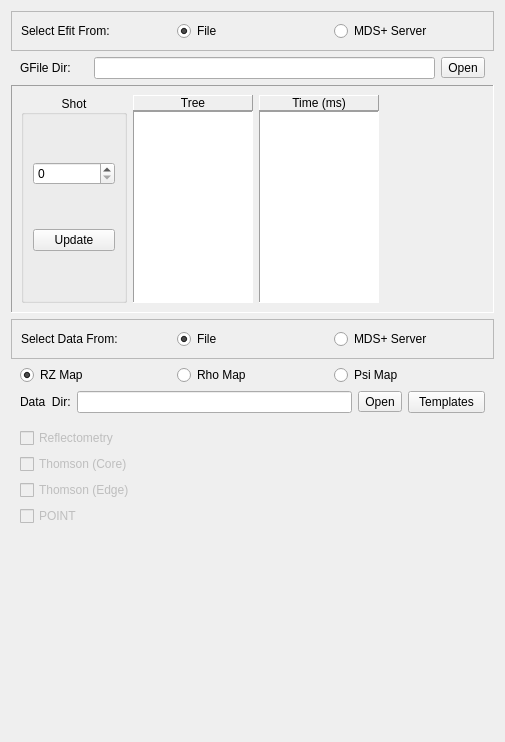
<?xml version="1.0" encoding="UTF-8"?>
<ui version="4.0">
 <class>SelectEfitNe</class>
 <widget class="QWidget" name="SelectEfitNe">
  <property name="geometry">
   <rect>
    <x>0</x>
    <y>0</y>
    <width>505</width>
    <height>742</height>
   </rect>
  </property>
  <property name="windowTitle">
   <string>Form</string>
  </property>
  <layout class="QGridLayout" name="gridLayout_4">
   <item row="0" column="0">
    <widget class="QFrame" name="frame_6">
     <property name="frameShape">
      <enum>QFrame::StyledPanel</enum>
     </property>
     <property name="frameShadow">
      <enum>QFrame::Raised</enum>
     </property>
     <layout class="QGridLayout" name="gridLayout_9">
      <item row="0" column="0">
       <widget class="QLabel" name="label_2">
        <property name="text">
         <string>Select Efit From:</string>
        </property>
       </widget>
      </item>
      <item row="0" column="1">
       <widget class="QRadioButton" name="rbFile_2">
        <property name="text">
         <string>File</string>
        </property>
        <property name="checked">
         <bool>true</bool>
        </property>
       </widget>
      </item>
      <item row="0" column="2">
       <widget class="QRadioButton" name="rbMdsPlus_2">
        <property name="text">
         <string>MDS+ Server</string>
        </property>
       </widget>
      </item>
     </layout>
    </widget>
   </item>
   <item row="1" column="0">
    <widget class="QFrame" name="frame_5">
     <property name="frameShape">
      <enum>QFrame::NoFrame</enum>
     </property>
     <property name="frameShadow">
      <enum>QFrame::Plain</enum>
     </property>
     <layout class="QGridLayout" name="gridLayout_3">
      <property name="margin">
       <number>0</number>
      </property>
      <item row="0" column="0">
       <layout class="QHBoxLayout" name="horizontalLayout_2">
        <property name="leftMargin">
         <number>9</number>
        </property>
        <property name="rightMargin">
         <number>9</number>
        </property>
        <item>
         <widget class="QLabel" name="lGFileDir">
          <property name="sizePolicy">
           <sizepolicy hsizetype="Fixed" vsizetype="Preferred">
            <horstretch>0</horstretch>
            <verstretch>0</verstretch>
           </sizepolicy>
          </property>
          <property name="minimumSize">
           <size>
            <width>68</width>
            <height>0</height>
           </size>
          </property>
          <property name="text">
           <string>GFile Dir:</string>
          </property>
         </widget>
        </item>
        <item>
         <widget class="QLineEdit" name="leGFileDir">
          <property name="dragEnabled">
           <bool>true</bool>
          </property>
         </widget>
        </item>
        <item>
         <widget class="QToolButton" name="tbGFileDir">
          <property name="text">
           <string>Open</string>
          </property>
         </widget>
        </item>
       </layout>
      </item>
     </layout>
    </widget>
   </item>
   <item row="2" column="0">
    <widget class="QFrame" name="frame_4">
     <property name="frameShape">
      <enum>QFrame::Panel</enum>
     </property>
     <property name="frameShadow">
      <enum>QFrame::Sunken</enum>
     </property>
     <layout class="QHBoxLayout" name="horizontalLayout">
      <item>
       <widget class="QGroupBox" name="groupBox">
        <property name="title">
         <string>Shot</string>
        </property>
        <property name="alignment">
         <set>Qt::AlignCenter</set>
        </property>
        <layout class="QGridLayout" name="gridLayout">
         <item row="0" column="0">
          <widget class="SpinBox" name="spbShot">
           <property name="sizePolicy">
            <sizepolicy hsizetype="Expanding" vsizetype="Fixed">
             <horstretch>0</horstretch>
             <verstretch>0</verstretch>
            </sizepolicy>
           </property>
           <property name="maximum">
            <number>100000</number>
           </property>
          </widget>
         </item>
         <item row="1" column="0">
          <widget class="QPushButton" name="pbUpdate">
           <property name="text">
            <string>Update</string>
           </property>
          </widget>
         </item>
        </layout>
       </widget>
      </item>
      <item>
       <layout class="QVBoxLayout" name="treeLayout">
        <property name="spacing">
         <number>0</number>
        </property>
        <item>
         <widget class="QLabel" name="lTree">
          <property name="frameShape">
           <enum>QFrame::Panel</enum>
          </property>
          <property name="frameShadow">
           <enum>QFrame::Raised</enum>
          </property>
          <property name="text">
           <string>Tree</string>
          </property>
          <property name="alignment">
           <set>Qt::AlignCenter</set>
          </property>
         </widget>
        </item>
        <item>
         <widget class="QListWidget" name="listTree">
          <property name="sizePolicy">
           <sizepolicy hsizetype="Preferred" vsizetype="Expanding">
            <horstretch>0</horstretch>
            <verstretch>0</verstretch>
           </sizepolicy>
          </property>
          <property name="maximumSize">
           <size>
            <width>120</width>
            <height>16777215</height>
           </size>
          </property>
          <property name="frameShape">
           <enum>QFrame::Panel</enum>
          </property>
         </widget>
        </item>
       </layout>
      </item>
      <item>
       <layout class="QVBoxLayout" name="timeLayout">
        <property name="spacing">
         <number>0</number>
        </property>
        <item>
         <widget class="QLabel" name="lTime">
          <property name="frameShape">
           <enum>QFrame::Panel</enum>
          </property>
          <property name="frameShadow">
           <enum>QFrame::Raised</enum>
          </property>
          <property name="text">
           <string>Time (ms)</string>
          </property>
          <property name="alignment">
           <set>Qt::AlignCenter</set>
          </property>
         </widget>
        </item>
        <item>
         <widget class="QListWidget" name="listTime">
          <property name="sizePolicy">
           <sizepolicy hsizetype="Preferred" vsizetype="Expanding">
            <horstretch>0</horstretch>
            <verstretch>0</verstretch>
           </sizepolicy>
          </property>
          <property name="maximumSize">
           <size>
            <width>120</width>
            <height>16777215</height>
           </size>
          </property>
          <property name="frameShape">
           <enum>QFrame::Panel</enum>
          </property>
         </widget>
        </item>
       </layout>
      </item>
      <item>
       <spacer name="horizontalSpacer">
        <property name="orientation">
         <enum>Qt::Horizontal</enum>
        </property>
        <property name="sizeHint" stdset="0">
         <size>
          <width>34</width>
          <height>20</height>
         </size>
        </property>
       </spacer>
      </item>
     </layout>
    </widget>
   </item>
   <item row="3" column="0">
    <widget class="QFrame" name="frame">
     <property name="frameShape">
      <enum>QFrame::StyledPanel</enum>
     </property>
     <property name="frameShadow">
      <enum>QFrame::Raised</enum>
     </property>
     <layout class="QGridLayout" name="gridLayout_7">
      <item row="0" column="0">
       <widget class="QLabel" name="label">
        <property name="text">
         <string>Select Data From:</string>
        </property>
       </widget>
      </item>
      <item row="0" column="1">
       <widget class="QRadioButton" name="rbFile">
        <property name="text">
         <string>File</string>
        </property>
        <property name="checked">
         <bool>true</bool>
        </property>
       </widget>
      </item>
      <item row="0" column="2">
       <widget class="QRadioButton" name="rbMdsPlus">
        <property name="text">
         <string>MDS+ Server</string>
        </property>
       </widget>
      </item>
     </layout>
    </widget>
   </item>
   <item row="4" column="0">
    <widget class="QFrame" name="frame_2">
     <layout class="QGridLayout" name="gridLayout_2">
      <property name="margin">
       <number>0</number>
      </property>
      <item row="0" column="0">
       <layout class="QHBoxLayout" name="horizontalLayout_4">
        <property name="leftMargin">
         <number>9</number>
        </property>
        <property name="rightMargin">
         <number>9</number>
        </property>
        <item>
         <widget class="QRadioButton" name="rbRZMap">
          <property name="text">
           <string>RZ Map</string>
          </property>
          <property name="checked">
           <bool>true</bool>
          </property>
         </widget>
        </item>
        <item>
         <widget class="QRadioButton" name="rbRhoMap">
          <property name="text">
           <string>Rho Map</string>
          </property>
         </widget>
        </item>
        <item>
         <widget class="QRadioButton" name="rbPsiMap">
          <property name="text">
           <string>Psi Map</string>
          </property>
         </widget>
        </item>
       </layout>
      </item>
      <item row="1" column="0">
       <layout class="QHBoxLayout" name="horizontalLayout_3">
        <property name="leftMargin">
         <number>9</number>
        </property>
        <property name="rightMargin">
         <number>9</number>
        </property>
        <item>
         <widget class="QLabel" name="lDataDir">
          <property name="sizePolicy">
           <sizepolicy hsizetype="Fixed" vsizetype="Preferred">
            <horstretch>0</horstretch>
            <verstretch>0</verstretch>
           </sizepolicy>
          </property>
          <property name="text">
           <string>Data  Dir:</string>
          </property>
         </widget>
        </item>
        <item>
         <widget class="QLineEdit" name="leDataDir">
          <property name="dragEnabled">
           <bool>true</bool>
          </property>
         </widget>
        </item>
        <item>
         <widget class="QToolButton" name="tbData">
          <property name="text">
           <string>Open</string>
          </property>
         </widget>
        </item>
        <item>
         <widget class="QPushButton" name="pbTemplates">
          <property name="maximumSize">
           <size>
            <width>77</width>
            <height>16777215</height>
           </size>
          </property>
          <property name="text">
           <string>Templates</string>
          </property>
         </widget>
        </item>
       </layout>
      </item>
     </layout>
    </widget>
   </item>
   <item row="5" column="0">
    <widget class="QFrame" name="frame_3">
     <layout class="QGridLayout" name="gridLayout_5">
      <item row="2" column="0">
       <widget class="QCheckBox" name="diagnostics3">
        <property name="enabled">
         <bool>false</bool>
        </property>
        <property name="text">
         <string>Thomson (Edge)</string>
        </property>
       </widget>
      </item>
      <item row="0" column="0">
       <widget class="QCheckBox" name="diagnostics1">
        <property name="enabled">
         <bool>false</bool>
        </property>
        <property name="text">
         <string>Reflectometry</string>
        </property>
       </widget>
      </item>
      <item row="1" column="0">
       <widget class="QCheckBox" name="diagnostics2">
        <property name="enabled">
         <bool>false</bool>
        </property>
        <property name="text">
         <string>Thomson (Core)</string>
        </property>
       </widget>
      </item>
      <item row="3" column="0">
       <widget class="QCheckBox" name="diagnostics4">
        <property name="enabled">
         <bool>false</bool>
        </property>
        <property name="text">
         <string>POINT</string>
        </property>
       </widget>
      </item>
     </layout>
    </widget>
   </item>
   <item row="6" column="0">
    <spacer name="verticalSpacer">
     <property name="orientation">
      <enum>Qt::Vertical</enum>
     </property>
     <property name="sizeHint" stdset="0">
      <size>
       <width>20</width>
       <height>162</height>
      </size>
     </property>
    </spacer>
   </item>
  </layout>
 </widget>
 <customwidgets>
  <customwidget>
   <class>SpinBox</class>
   <extends>QSpinBox</extends>
   <header>spinbox</header>
  </customwidget>
 </customwidgets>
 <resources/>
 <connections/>
</ui>
